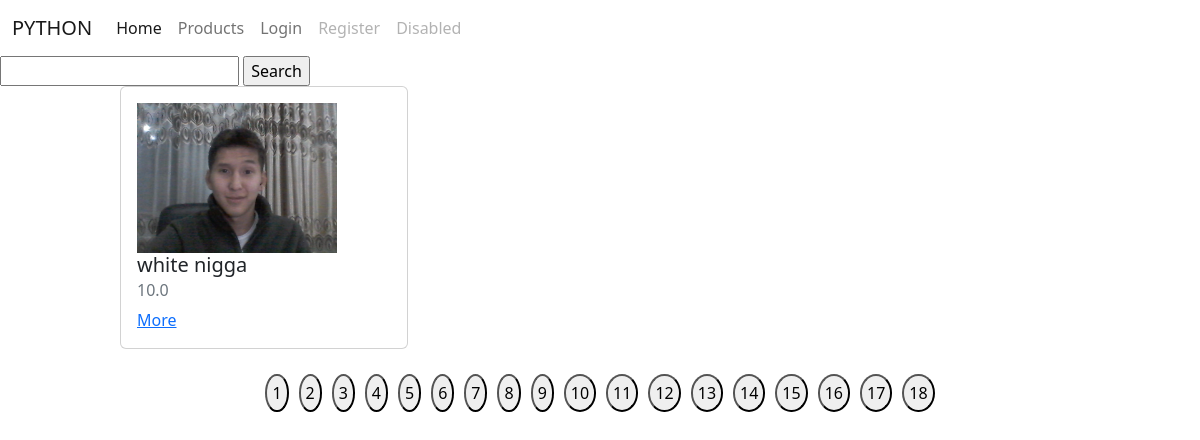
Page /products/?page=3 on the committed database.
### Products/models.py (models this page shows)
class Product(models.Model):
    image = models.ImageField(blank=True, null=True)
    title = models.CharField(max_length=255)
    description = models.TextField()
    rate = models.FloatField()
    create_date = models.DateField(auto_now_add=True)
    modified_date = models.DateField(auto_now=True)
    commentable = models.BooleanField(default=True)

### Products/views.py (the view)
# urls.py: path('products/', products_view),
def products_view(request):
    if request.method == 'GET':
        products = Product.objects.all()
        search = request.GET.get('search')
        page = int(request.GET.get('page', 1))
        if search:
            products = Product.objects.filter(
                description__icontains=search
            )  |  Product.objects.filter(
                title__icontains=search
            )
        """
        max page
        """
        max_page = products.__len__() / PAGINATION_LIMIT
        if round(max_page) < max_page:
            max_page = round(max_page) + 1
        else:
            max_page = round(max_page)
        print(max_page)
        """
        slice products by stranica
        """
        products = products[PAGINATION_LIMIT * (page-1):PAGINATION_LIMIT*page]
        context = {
            'products': products,
            'user': request.user,
            'max_page': range(1, max_page+1)
        }
        return render(request, 'products/products.html', context=context)

### templates/products/products.html
{% extends 'layouts/main.html' %}
{% load static %}
{% block head %}
        <link rel="stylesheet" href="{% static 'products.css' %}">
{% endblock %}
{% block content %}
    <div class="search">
        <form action="/products/" method="get">
            <input type="text" name="search">
            <input type="submit" value="Search">
        </form>
    </div>
    <div class="products">
        {% for product in products %}
            <div class="card" style="width: 18rem;">
              <div class="card-body">
                    {% if product.image %}
                        <img class="products_imge" src="/media/{{ product.image }}" alt="">
                    {% else %}
                        <img class="products_imge" src="https://icon-library.com/images/no-user-image-icon/no-user-image-icon-27.jpg">
                    {% endif %}
                  <h5 class="card-title">{{ product.title }}</h5>
                  <h6 class="card-subtitle mb-2 text-muted">{{ product.rate }}</h6>
                  <a href="/products/{{ product.id }}" class="card-link">More</a>
            </div>
        </div>
        {% endfor %}
    </div>
    <div class="pages">
        {% for page in max_page %}
            <a href="/products/?page={{ page }}">
                <button>{{ page }}</button>
            </a>
        {% endfor %}
    </div>
{% endblock %}

### static/products.css (style rules this page uses)
.products { display: flex; justify-content: space-between; margin-left: 10%; width: 80%; flex-wrap: wrap ; }
.products_imge { width: 200px; }
.pages { margin-top: 20px; display: flex; justify-content: center; }
.pages> a> button { margin: 5px; border-radius: 50%; padding: 5px; }

### rows in the picture
Product: image (picture), title "white nigga", rate "10.0"

### other values in the picture
{{ page }} "1" "2" "3" "4" "5" "6" "7" "8" "9" "10" "11" "12" "13" "14" "15" "16" "17" "18"
